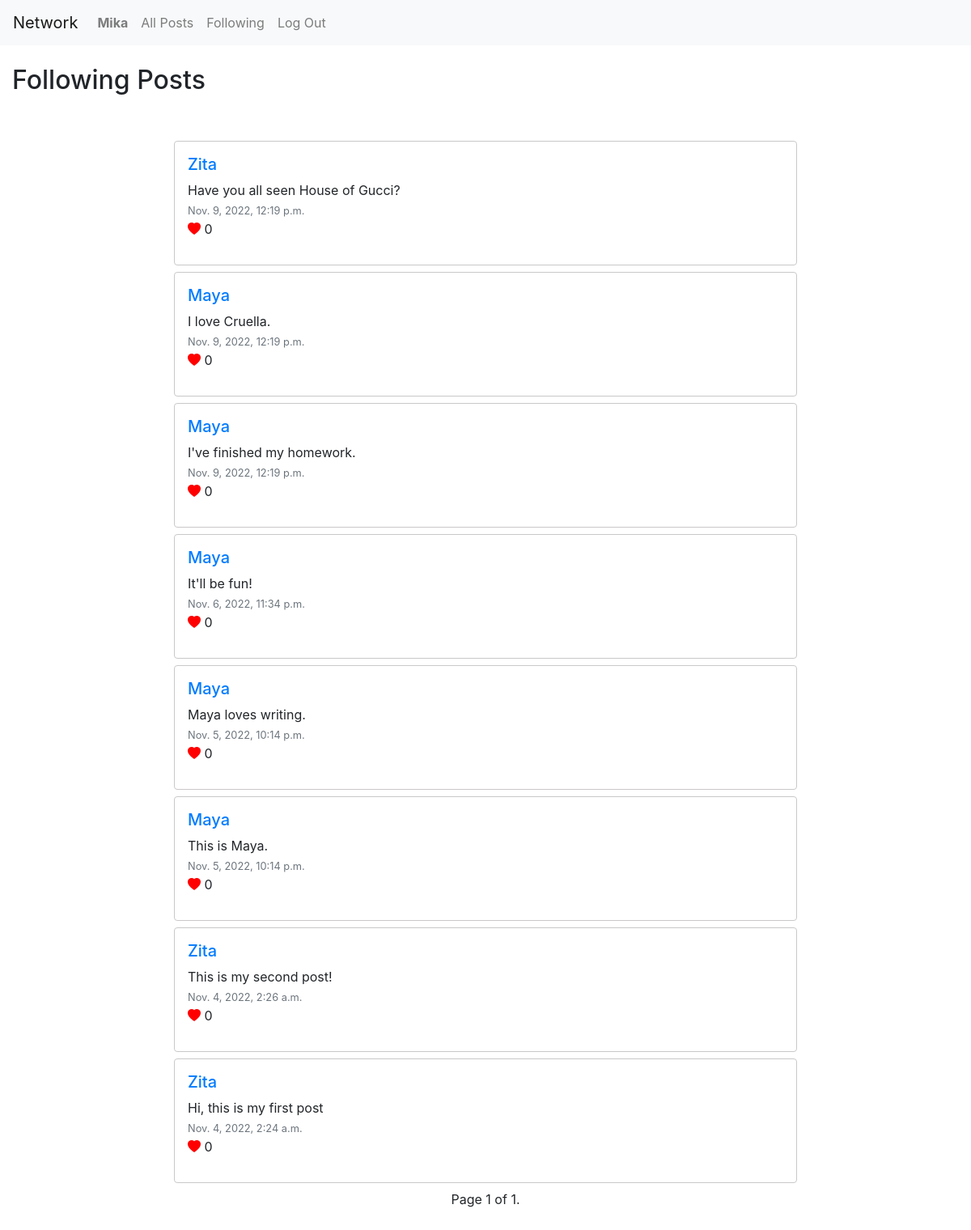
The app's page /following (signed in) with its own data.
### network/models.py (models this page shows, shortened)
class User(AbstractUser):
    pass

class Post(models.Model):
    poster = models.ForeignKey('User', on_delete=models.CASCADE, related_name='poster')
    content = models.TextField()
    date_created = models.DateTimeField(default=timezone.now)
    number_of_like = models.IntegerField(default=0)

### network/views.py (the view)
# urls.py: path("following", views.following, name="following"),
@login_required
def following(request):
    all_posts = []
    try:
        follow_list = FollowList.objects.get(user=request.user)
    except FollowList.DoesNotExist:
        follow_list = None
    if follow_list is None or follow_list.followings.all() is None:
        all_posts = []
    else:
        followings = follow_list.followings.all()
        for following in followings:
            posts = Post.objects.filter(poster=following)
            for post in posts:
                all_posts.append(post)
    all_posts.sort(key=lambda x: x.date_created, reverse=True)
    paginator = Paginator(all_posts, 10)
    page_number = request.GET.get('page')
    page_obj = paginator.get_page(page_number)
    return render(request, "network/following.html", {
        'page_obj': page_obj
    })

### network/templates/network/following.html (shortened to what this page needs)
{% extends "network/layout.html" %}
{% block body %}
    <h2 class="my-4">Following Posts</h2>
    <div class="row mb-5">
        {% if not page_obj %}
        <div class="alert alert-info" role="alert">
            You need to follow someone to see posts in this page!
        </div>
        {% else %}
        <div class="col-lg-8 offset-lg-2 mt-4">
            {% include "network/posts.html" %}
        {% endif %}
    </div>
{% endblock %}

### network/templates/network/layout.html (shortened to what this page needs)
{% load static %}
<!DOCTYPE html>
<html lang="en">
    <head>
        <link rel="stylesheet" href="https://stackpath.bootstrapcdn.com/bootstrap/4.4.1/css/bootstrap.min.css">
        <link rel="stylesheet" href="https://cdn.jsdelivr.net/npm/bootstrap-icons@1.8.3/font/bootstrap-icons.css" />
        <link href="{% static 'network/styles.css' %}" rel="stylesheet">
    </head>
    <body>
        <nav class="navbar navbar-expand-lg navbar-light bg-light">
            <a class="navbar-brand" href="#">Network</a>
            <div>
              <ul class="navbar-nav mr-auto">
                {% if user.is_authenticated %}
                    <li class="nav-item">
                        <a class="nav-link" href="{% url 'profile' user.username %}"><strong>{{ user.username }}</strong></a>
                    </li>
                {% endif %}
                <li class="nav-item">
                  <a class="nav-link" href="{% url 'index' %}">All Posts</a>
                </li>
                {% if user.is_authenticated %}
                    <li class="nav-item">
                        <a class="nav-link" href="{% url 'following' %}">Following</a>
                    </li>
                    <li class="nav-item">
                        <a class="nav-link" href="{% url 'logout' %}">Log Out</a>
                    </li>
                {% endif %}
              </ul>
            </div>
          </nav>
        <div class="body container-fluid">
            {% block body %}
            {% endblock %}
        </div>
    </body>
</html>

### network/templates/network/posts.html (shortened to what this page needs)
<div>
    {% for post in page_obj %}
    <div class="border rounded my-2 p-3" id="post">
        <a href="{% url 'profile' post.poster %}"><h5>{{ post.poster }}</h5></a>
        <ul class="list-unstyled">
            <li>{{ post.content }}</li>
            <li><small class="text-muted">{{ post.date_created }}</small></li>
            <li><i class="bi bi-heart-fill" id="heart"></i> {{ post.number_of_like }}</li>
        </ul>
    </div>
    {% endfor %}
    <div class="pagination justify-content-center">
        <span class="step-links">
            <span class="current">
                Page {{ page_obj.number }} of {{ page_obj.paginator.num_pages }}.
            </span>
        </span>
    </div>

### network/static/network/styles.css (style rules this page uses)
#post { border-color: rgb(202, 200, 200) !important; clear: both; }
#heart { color: red; }

### records on screen
User: username "Mika"
Post: poster "Zita", content "Have you all seen House of Gucci?", date_created "Nov. 9, 2022, 12:19 p.m.", number_of_like "0"
Post: poster "Maya", content "I love Cruella.", date_created "Nov. 9, 2022, 12:19 p.m.", number_of_like "0"
Post: poster "Maya", content "I've finished my homework.", date_created "Nov. 9, 2022, 12:19 p.m.", number_of_like "0"
Post: poster "Maya", content "It'll be fun!", date_created "Nov. 6, 2022, 11:34 p.m.", number_of_like "0"
Post: poster "Maya", content "Maya loves writing.", date_created "Nov. 5, 2022, 10:14 p.m.", number_of_like "0"
Post: poster "Maya", content "This is Maya.", date_created "Nov. 5, 2022, 10:14 p.m.", number_of_like "0"
Post: poster "Zita", content "This is my second post!", date_created "Nov. 4, 2022, 2:26 a.m.", number_of_like "0"
Post: poster "Zita", content "Hi, this is my first post", date_created "Nov. 4, 2022, 2:24 a.m.", number_of_like "0"

### other values on screen
{{ page_obj.number }} "1"
{{ page_obj.paginator.num_pages }} "1"
